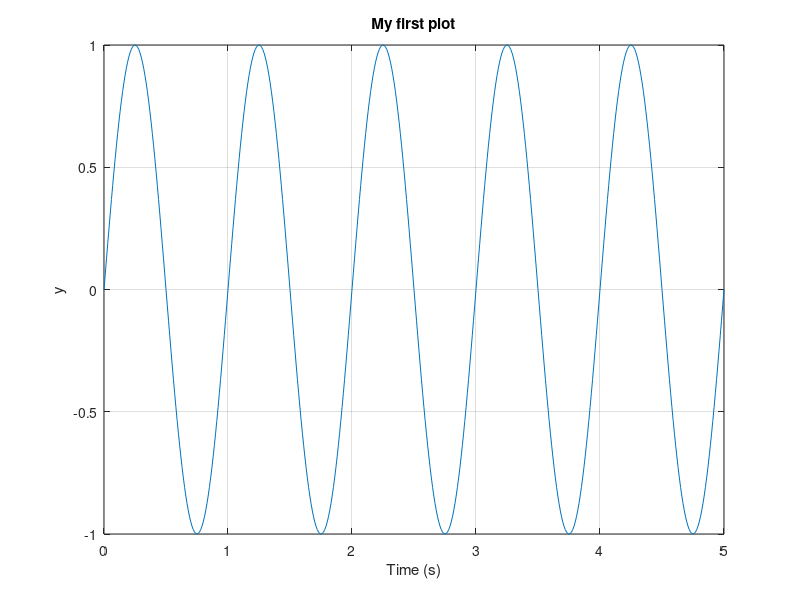
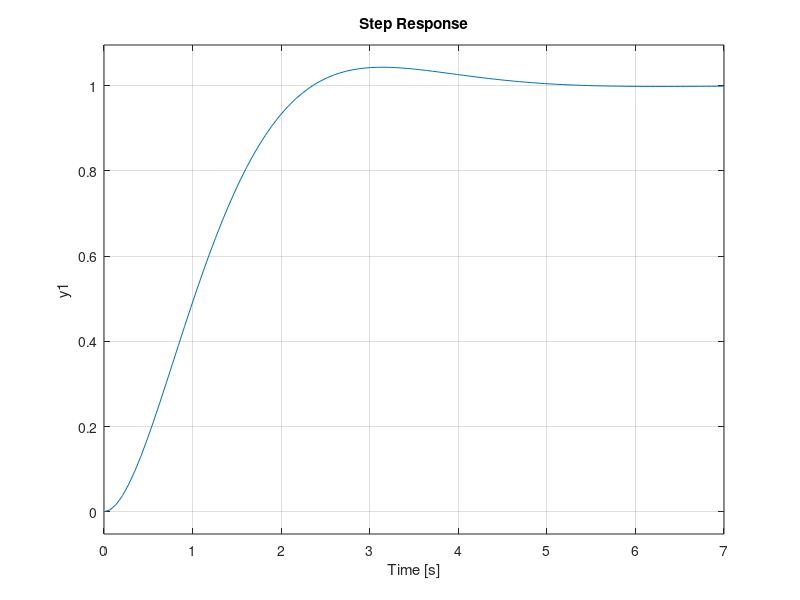

MATLAB code for these plots, in order: (Note: this script raises an error after producing the figures.)
%% الجلسة 1: أول خطوة بـ MATLAB
%  شغّل كل قسم لحاله بـ Run Section، أو كل الملف بـ Run
clc; clear; close all;

%% 1. أوامر بسيطة
a = 5
b = 3
c = a + b
d = a * b

%% 2. المتجهات
t = 0:1:5
t = 0:0.5:5

%% 3. أول رسمة
t = 0:0.01:5;             % الزمن من 0 لـ 5 ثواني
y = sin(2*pi*t);          % موجة جيبية
figure;
plot(t, y)
grid on
xlabel('Time (s)')
ylabel('y')
title('My first plot')

%% 4. نظام واستجابته
s = tf('s');
G = 1 / (s*(0.5*s + 1))   % النظام تبعنا

T = feedback(G, 1);       % حلقة مغلقة
figure;
step(T)                   % أمر "روح لـ 1"
grid on
stepinfo(T)               % التجاوز وزمن الاستقرار

%% 5. الوظيفة: ربح أكبر
T4 = feedback(4*G, 1);
figure;
step(T, T4)
grid on
legend('ربح 1', 'ربح 4')
stepinfo(T4)
